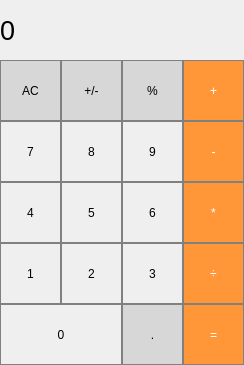
<?xml version="1.0" encoding="UTF-8"?>
<ui version="4.0">
 <class>MainWindow</class>
 <widget class="QMainWindow" name="MainWindow">
  <property name="geometry">
   <rect>
    <x>0</x>
    <y>0</y>
    <width>244</width>
    <height>365</height>
   </rect>
  </property>
  <property name="windowTitle">
   <string>MainWindow</string>
  </property>
  <widget class="QWidget" name="centralWidget">
   <widget class="QLabel" name="result_show">
    <property name="geometry">
     <rect>
      <x>0</x>
      <y>0</y>
      <width>241</width>
      <height>61</height>
     </rect>
    </property>
    <property name="font">
     <font>
      <pointsize>20</pointsize>
     </font>
    </property>
    <property name="styleSheet">
     <string notr="true">QLabel {
  qproperty-alignment: 'AlignVCenter | AlignRight';
  border: 1px solid gray;
}

background-color : white;</string>
    </property>
    <property name="text">
     <string>0</string>
    </property>
   </widget>
   <widget class="QPushButton" name="pushButton_7">
    <property name="geometry">
     <rect>
      <x>0</x>
      <y>121</y>
      <width>61</width>
      <height>61</height>
     </rect>
    </property>
    <property name="styleSheet">
     <string notr="true">QPushButton {
   border: 1px solid gray;
}
QPushButton:pressed {
    background-color: qlineargradient(x1: 0, y1: 0, x2: 0, y2: 1,
                                      stop: 0 #dadbde, stop: 1 #f6f7fa);
}</string>
    </property>
    <property name="text">
     <string>7</string>
    </property>
   </widget>
   <widget class="QPushButton" name="pushButton_8">
    <property name="geometry">
     <rect>
      <x>61</x>
      <y>121</y>
      <width>61</width>
      <height>61</height>
     </rect>
    </property>
    <property name="styleSheet">
     <string notr="true">QPushButton {
   border: 1px solid gray;
}
QPushButton:pressed {
    background-color: qlineargradient(x1: 0, y1: 0, x2: 0, y2: 1,
                                      stop: 0 #dadbde, stop: 1 #f6f7fa);
}</string>
    </property>
    <property name="text">
     <string>8</string>
    </property>
   </widget>
   <widget class="QPushButton" name="pushButton_9">
    <property name="geometry">
     <rect>
      <x>122</x>
      <y>121</y>
      <width>61</width>
      <height>61</height>
     </rect>
    </property>
    <property name="styleSheet">
     <string notr="true">QPushButton {
   border: 1px solid gray;
}
QPushButton:pressed {
    background-color: qlineargradient(x1: 0, y1: 0, x2: 0, y2: 1,
                                      stop: 0 #dadbde, stop: 1 #f6f7fa);
}</string>
    </property>
    <property name="text">
     <string>9</string>
    </property>
   </widget>
   <widget class="QPushButton" name="pushButton_plus">
    <property name="geometry">
     <rect>
      <x>183</x>
      <y>60</y>
      <width>61</width>
      <height>61</height>
     </rect>
    </property>
    <property name="styleSheet">
     <string notr="true">QPushButton {
  background-color: rgb(255, 151, 57);
  color: white; 
  border: 1px solid gray;
}

QPushButton:pressed {
    background-color: qlineargradient(x1: 0, y1: 0, x2: 0, y2: 1,
                                      stop: 0 #FF7832, stop: 1 #FF9739);
}</string>
    </property>
    <property name="text">
     <string>+</string>
    </property>
   </widget>
   <widget class="QPushButton" name="pushButton_6">
    <property name="geometry">
     <rect>
      <x>122</x>
      <y>182</y>
      <width>61</width>
      <height>61</height>
     </rect>
    </property>
    <property name="styleSheet">
     <string notr="true">QPushButton {
   border: 1px solid gray;
}
QPushButton:pressed {
    background-color: qlineargradient(x1: 0, y1: 0, x2: 0, y2: 1,
                                      stop: 0 #dadbde, stop: 1 #f6f7fa);
}</string>
    </property>
    <property name="text">
     <string>6</string>
    </property>
   </widget>
   <widget class="QPushButton" name="pushButton_4">
    <property name="geometry">
     <rect>
      <x>0</x>
      <y>182</y>
      <width>61</width>
      <height>61</height>
     </rect>
    </property>
    <property name="styleSheet">
     <string notr="true">QPushButton {
   border: 1px solid gray;
}
QPushButton:pressed {
    background-color: qlineargradient(x1: 0, y1: 0, x2: 0, y2: 1,
                                      stop: 0 #dadbde, stop: 1 #f6f7fa);
}</string>
    </property>
    <property name="text">
     <string>4</string>
    </property>
   </widget>
   <widget class="QPushButton" name="pushButton_minus">
    <property name="geometry">
     <rect>
      <x>183</x>
      <y>121</y>
      <width>61</width>
      <height>61</height>
     </rect>
    </property>
    <property name="styleSheet">
     <string notr="true">QPushButton {
  background-color: rgb(255, 151, 57);
  color: white; 
  border: 1px solid gray;
}

QPushButton:pressed {
    background-color: qlineargradient(x1: 0, y1: 0, x2: 0, y2: 1,
                                      stop: 0 #FF7832, stop: 1 #FF9739);
}</string>
    </property>
    <property name="text">
     <string>-</string>
    </property>
   </widget>
   <widget class="QPushButton" name="pushButton_5">
    <property name="geometry">
     <rect>
      <x>61</x>
      <y>182</y>
      <width>61</width>
      <height>61</height>
     </rect>
    </property>
    <property name="styleSheet">
     <string notr="true">QPushButton {
   border: 1px solid gray;
}
QPushButton:pressed {
    background-color: qlineargradient(x1: 0, y1: 0, x2: 0, y2: 1,
                                      stop: 0 #dadbde, stop: 1 #f6f7fa);
}</string>
    </property>
    <property name="text">
     <string>5</string>
    </property>
   </widget>
   <widget class="QPushButton" name="pushButton_3">
    <property name="geometry">
     <rect>
      <x>122</x>
      <y>243</y>
      <width>61</width>
      <height>61</height>
     </rect>
    </property>
    <property name="styleSheet">
     <string notr="true">QPushButton {
   border: 1px solid gray;
}
QPushButton:pressed {
    background-color: qlineargradient(x1: 0, y1: 0, x2: 0, y2: 1,
                                      stop: 0 #dadbde, stop: 1 #f6f7fa);
}</string>
    </property>
    <property name="text">
     <string>3</string>
    </property>
   </widget>
   <widget class="QPushButton" name="pushButton_1">
    <property name="geometry">
     <rect>
      <x>0</x>
      <y>243</y>
      <width>61</width>
      <height>61</height>
     </rect>
    </property>
    <property name="styleSheet">
     <string notr="true">QPushButton {
   border: 1px solid gray;
}
QPushButton:pressed {
    background-color: qlineargradient(x1: 0, y1: 0, x2: 0, y2: 1,
                                      stop: 0 #dadbde, stop: 1 #f6f7fa);
}</string>
    </property>
    <property name="text">
     <string>1</string>
    </property>
   </widget>
   <widget class="QPushButton" name="pushButton_mult">
    <property name="geometry">
     <rect>
      <x>183</x>
      <y>182</y>
      <width>61</width>
      <height>61</height>
     </rect>
    </property>
    <property name="styleSheet">
     <string notr="true">QPushButton {
  background-color: rgb(255, 151, 57);
  color: white; 
  border: 1px solid gray;
}

QPushButton:pressed {
    background-color: qlineargradient(x1: 0, y1: 0, x2: 0, y2: 1,
                                      stop: 0 #FF7832, stop: 1 #FF9739);
}</string>
    </property>
    <property name="text">
     <string>*</string>
    </property>
   </widget>
   <widget class="QPushButton" name="pushButton_2">
    <property name="geometry">
     <rect>
      <x>61</x>
      <y>243</y>
      <width>61</width>
      <height>61</height>
     </rect>
    </property>
    <property name="styleSheet">
     <string notr="true">QPushButton {
   border: 1px solid gray;
}
QPushButton:pressed {
    background-color: qlineargradient(x1: 0, y1: 0, x2: 0, y2: 1,
                                      stop: 0 #dadbde, stop: 1 #f6f7fa);
}</string>
    </property>
    <property name="text">
     <string>2</string>
    </property>
   </widget>
   <widget class="QPushButton" name="pushButton_0">
    <property name="geometry">
     <rect>
      <x>0</x>
      <y>304</y>
      <width>122</width>
      <height>61</height>
     </rect>
    </property>
    <property name="styleSheet">
     <string notr="true">QPushButton {
   border: 1px solid gray;
}
QPushButton:pressed {
    background-color: qlineargradient(x1: 0, y1: 0, x2: 0, y2: 1,
                                      stop: 0 #dadbde, stop: 1 #f6f7fa);
}</string>
    </property>
    <property name="text">
     <string>0</string>
    </property>
   </widget>
   <widget class="QPushButton" name="pushButton_dot">
    <property name="geometry">
     <rect>
      <x>122</x>
      <y>304</y>
      <width>61</width>
      <height>61</height>
     </rect>
    </property>
    <property name="styleSheet">
     <string notr="true">QPushButton {
  background-color: rgb(215, 215, 215);
  border: 1px solid gray;
}
QPushButton:pressed {
    background-color: qlineargradient(x1: 0, y1: 0, x2: 0, y2: 1,
                                      stop: 0 #BEBEBE, stop: 1 #D7D7D7);
}</string>
    </property>
    <property name="text">
     <string>.</string>
    </property>
   </widget>
   <widget class="QPushButton" name="pushButton_divide">
    <property name="geometry">
     <rect>
      <x>183</x>
      <y>243</y>
      <width>61</width>
      <height>61</height>
     </rect>
    </property>
    <property name="styleSheet">
     <string notr="true">QPushButton {
  background-color: rgb(255, 151, 57);
  color: white; 
  border: 1px solid gray;
}

QPushButton:pressed {
    background-color: qlineargradient(x1: 0, y1: 0, x2: 0, y2: 1,
                                      stop: 0 #FF7832, stop: 1 #FF9739);
}</string>
    </property>
    <property name="text">
     <string>÷</string>
    </property>
   </widget>
   <widget class="QPushButton" name="pushButton_percent">
    <property name="geometry">
     <rect>
      <x>122</x>
      <y>60</y>
      <width>61</width>
      <height>61</height>
     </rect>
    </property>
    <property name="styleSheet">
     <string notr="true">QPushButton {
  background-color: rgb(215, 215, 215);
  border: 1px solid gray;
}
QPushButton:pressed {
    background-color: qlineargradient(x1: 0, y1: 0, x2: 0, y2: 1,
                                      stop: 0 #BEBEBE, stop: 1 #D7D7D7);
}</string>
    </property>
    <property name="text">
     <string>%</string>
    </property>
   </widget>
   <widget class="QPushButton" name="pushButton_plus_minus">
    <property name="geometry">
     <rect>
      <x>61</x>
      <y>60</y>
      <width>61</width>
      <height>61</height>
     </rect>
    </property>
    <property name="styleSheet">
     <string notr="true">QPushButton {
  background-color: rgb(215, 215, 215);
  border: 1px solid gray;
}
QPushButton:pressed {
    background-color: qlineargradient(x1: 0, y1: 0, x2: 0, y2: 1,
                                      stop: 0 #BEBEBE, stop: 1 #D7D7D7);
}</string>
    </property>
    <property name="text">
     <string>+/-</string>
    </property>
   </widget>
   <widget class="QPushButton" name="pushButton_clear">
    <property name="geometry">
     <rect>
      <x>0</x>
      <y>60</y>
      <width>61</width>
      <height>61</height>
     </rect>
    </property>
    <property name="styleSheet">
     <string notr="true">QPushButton {
  background-color: rgb(215, 215, 215);
  border: 1px solid gray;
}
QPushButton:pressed {
    background-color: qlineargradient(x1: 0, y1: 0, x2: 0, y2: 1,
                                      stop: 0 #BEBEBE, stop: 1 #D7D7D7);
}</string>
    </property>
    <property name="text">
     <string>AC</string>
    </property>
   </widget>
   <widget class="QPushButton" name="pushButton_equal">
    <property name="geometry">
     <rect>
      <x>183</x>
      <y>304</y>
      <width>61</width>
      <height>61</height>
     </rect>
    </property>
    <property name="styleSheet">
     <string notr="true">QPushButton {
  background-color: rgb(255, 151, 57);
  color: white; 
  border: 1px solid gray;
}

QPushButton:pressed {
    background-color: qlineargradient(x1: 0, y1: 0, x2: 0, y2: 1,
                                      stop: 0 #FF7832, stop: 1 #FF9739);
}</string>
    </property>
    <property name="text">
     <string>=</string>
    </property>
   </widget>
  </widget>
 </widget>
 <layoutdefault spacing="6" margin="11"/>
 <resources/>
 <connections/>
</ui>
